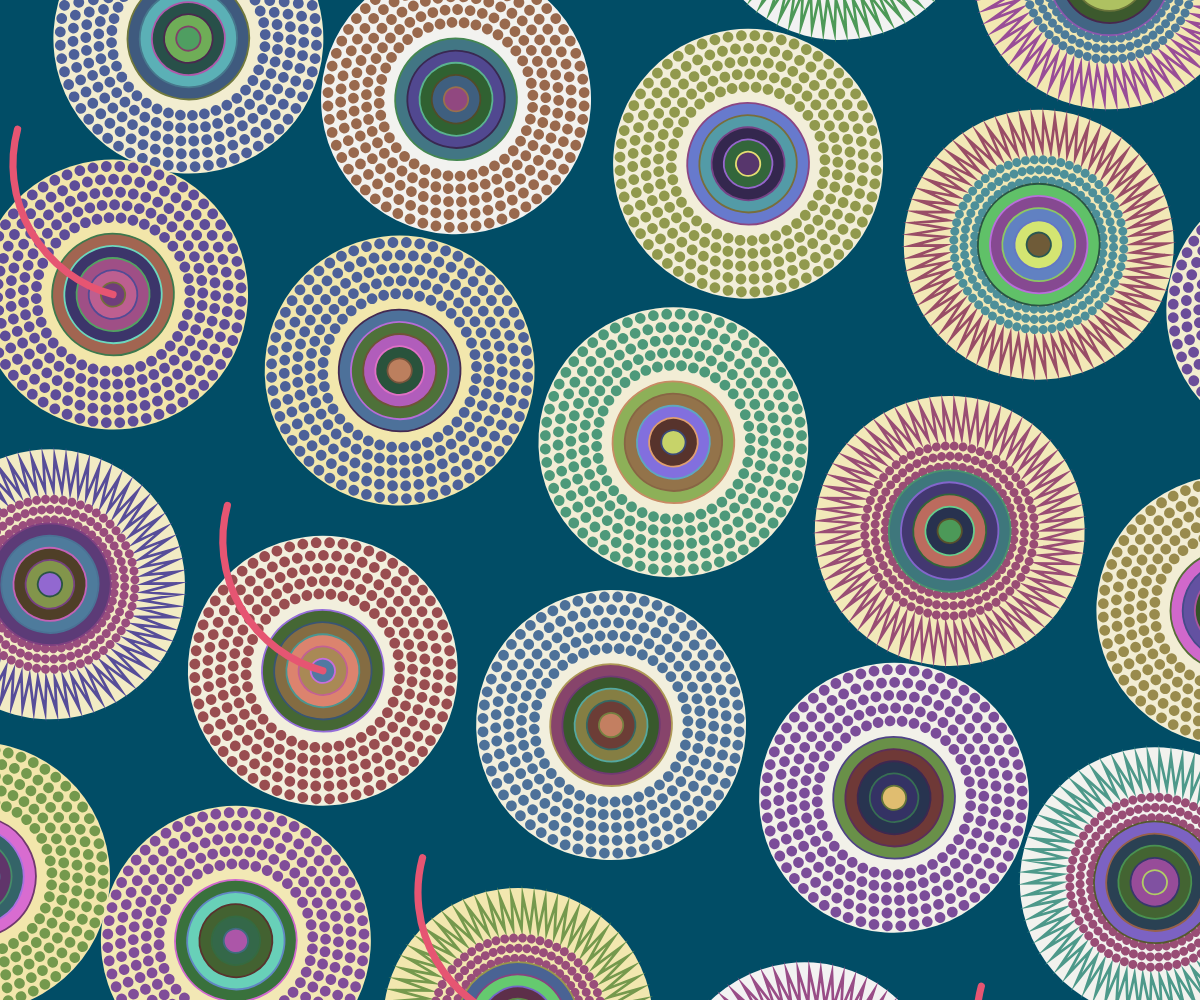
Frame 1 (no input)
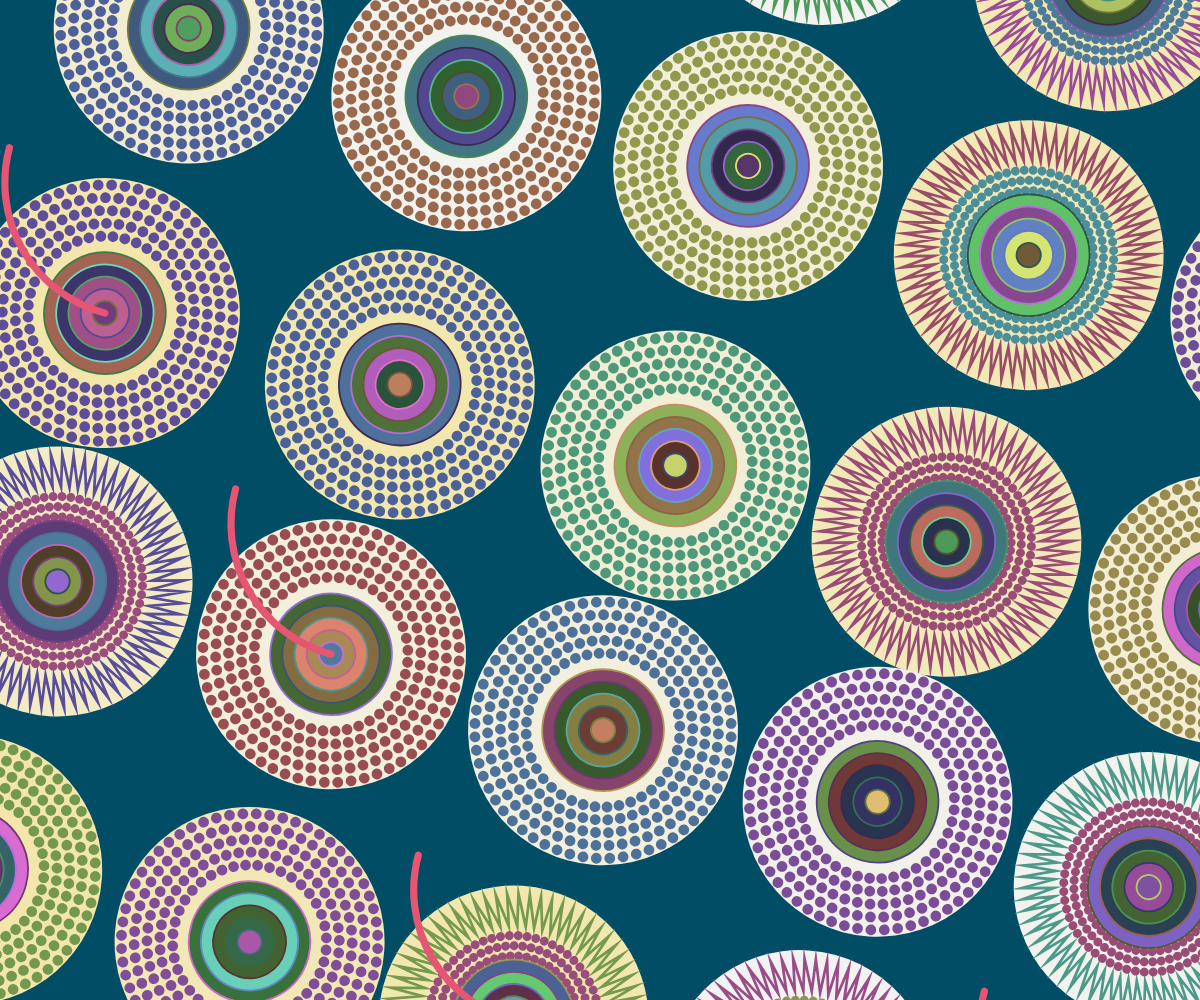
Frame 60 (no input)
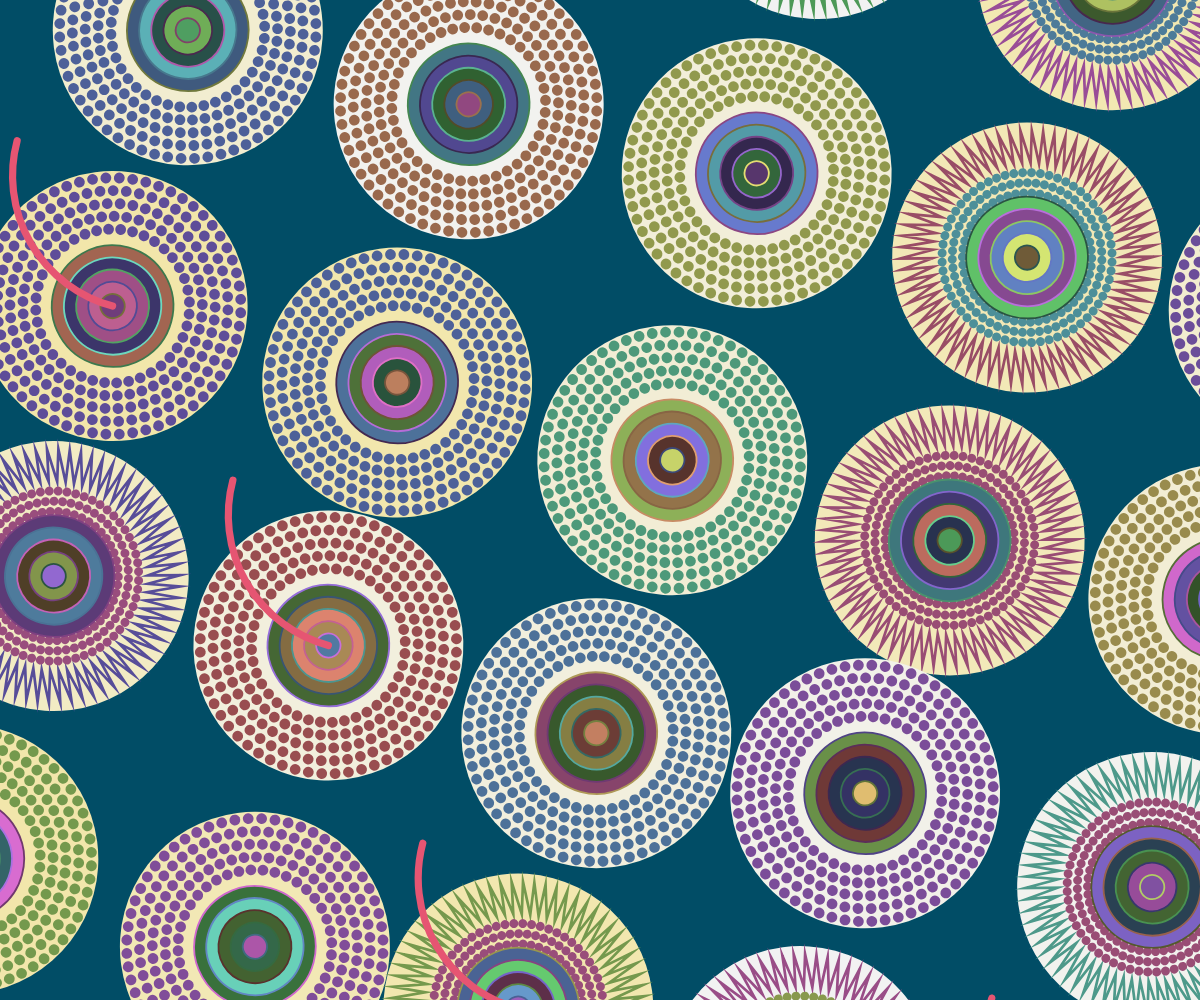
Frame 120 (the mouse pressed at the canvas centre since frame 60)

The p5.js sketch that drew these frames (run headless with seeded random() and noise() and a simulated clock; from frame 60 on, the mouse is pressed at the canvas centre):

// p5.js sketch
// ── sketch.js
let circleRadius = 75;
let initialDotNumber = 60;
let dotNumberDecrement = 5;
let noiseOffsets = [];
let seeds = [];
let noiseLocations = [];
let patterns = [];

function setup() {
  createCanvas(windowWidth, windowHeight);
  colorMode(HSB);

  let spacing = 160;
  let rows = height / spacing;
  let cols = width / spacing;
  for (let i = 0; i <= rows; i++) {
    for (let j = 0; j <= cols; j++) {
      let x = j * spacing + spacing / 2;
      let y = i * spacing + spacing / 2;
      let pattern = { x, y, radius: circleRadius };
      patterns.push(pattern);
      noiseOffsets.push({ x: random(1000), y: random(1000) });
      seeds.push(random(1000));
      noiseLocations.push(random(1000));
    }
  }
}

function draw() {
  background(195, 99, 40);
  scale(1.8);
  translate(width / 2, height / 2);
  rotate(PI / 12);
  translate(-width / 2 - 80, -height / 2 - 80);

  for (let i = 0; i < patterns.length; i++) {
    let pattern = patterns[i];
    let [noisyX, noisyY] = getNoisyPosition(pattern.x, pattern.y, noiseOffsets[i], noiseLocations[i]);
    randomSeed(seeds[i]);
    drawWheels(noisyX, noisyY, pattern.radius);
    noiseLocations[i] += 0.01;
  }
}

function getNoisyPosition(x, y, offset, noiseLocation) {
  let noiseX = (noise(noiseLocation + offset.x) - 0.5) * 30;
  let noiseY = (noise(noiseLocation + offset.y) - 0.5) * 30;
  return [x + noiseX, y + noiseY];
}



function drawWheels(x, y, radius) {
  // Draw line or dots
  let drawLines = random(1) > 0.5;
  // Whether to draw arc
  let drawArcs = random(1) > 0.8;
  let numDotRings = 5;
  let dotNumber = [];

  // The number of dots per ring
  for (let i = 0; i < numDotRings; i++) {
    let currentDotNumber = initialDotNumber - i * dotNumberDecrement;
    dotNumber.push(currentDotNumber);
  }

  // Outermost ring
  let ringRadius = radius;
  let col = color(50, random(0, 30), 95);
  fill(col);
  noStroke();
  ellipse(x, y, ringRadius * 2);

  // Using if-else to draw two different kinds of wheels
  if (drawLines) {
    let numLines = 70;
    stroke(random(360), 50, 60);
    strokeWeight(1.5);
    noFill();

    beginShape();
    for (let k = 0; k < numLines; k++) {
      let angle = TWO_PI / numLines * k;
      let startX = x + cos(angle) * radius * 0.7;
      let startY = y + sin(angle) * radius * 0.7;
      let endX = x + cos(angle) * radius * 0.94;
      let endY = y + sin(angle) * radius * 0.94;
      vertex(startX, startY);
      vertex(endX, endY);
    }
    endShape(CLOSE);

    let dotColor = color(random(360), 50, 60);

    for (let i = 0; i < 3; i++) {
      let dotRingRadius = radius * (1 - i * 0.12);
      let numDots = dotNumber[i];
      for (let j = 0; j < numDots; j++) {
        let angle = j * TWO_PI / numDots;
        let dotX = x + cos(angle) * dotRingRadius * 0.63;
        let dotY = y + sin(angle) * dotRingRadius * 0.63;
        fill(dotColor);
        noStroke();
        ellipse(dotX, dotY, 5);
      }
    }
  } else {
    let dotColor = color(random(360), 50, 60);

    for (let i = 0; i < numDotRings; i++) {
      let dotRingRadius = radius * (1 - i * 0.1);
      let numDots = dotNumber[i];
      for (let j = 0; j < numDots; j++) {
        let angle = j * TWO_PI / numDots;
        let dotX = x + cos(angle) * dotRingRadius * 0.95;
        let dotY = y + sin(angle) * dotRingRadius * 0.95;
        fill(dotColor);
        noStroke();
        ellipse(dotX, dotY, 6);
      }
    }
  }

  // Center circle 
  let numInnerCircles = 5;
  for (let i = 0; i < numInnerCircles; i++) {
    let innerRadius = radius * 0.5 * (1 - i * 0.2);
    fill(color(random(330), 50, random(30, 90)));
    stroke(color(random(330), 50, random(30, 90)));
    strokeWeight(1)
    ellipse(x, y, innerRadius * 1.8);
  }

  // Pink arcs
  if (drawArcs) {
    stroke(348, 63, 90);
    strokeWeight(4);
    noFill();
    let arcRadius = radius * 2;
    let startAngle = PI / 2;
    let endAngle = PI;
    arc(x, y - radius, arcRadius, arcRadius, startAngle, endAngle);
  }
}

function windowResized() {
  resizeCanvas(windowWidth, windowHeight);
}
